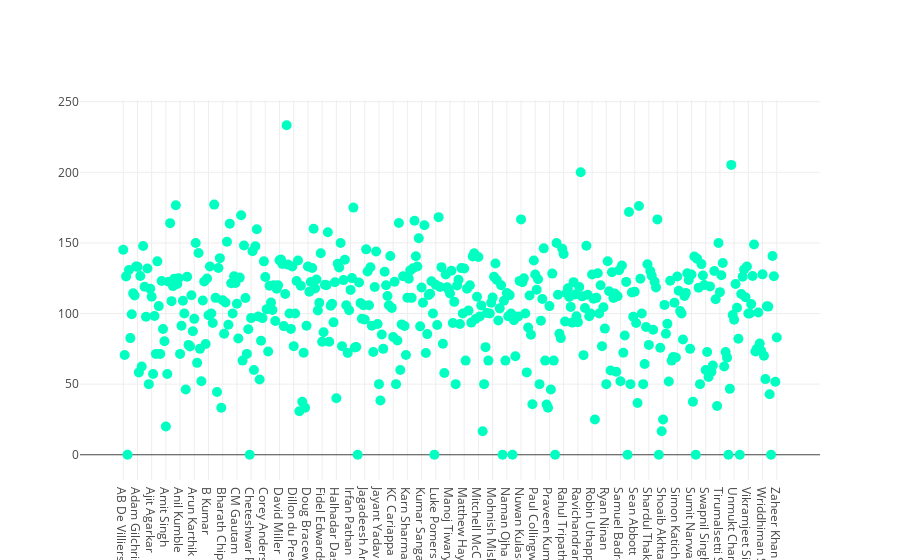

Notebook source saved alongside this figure:
### Code cell
plotly.offline.iplot({
    "data":data
})

### Figure 1 — Plotly figure (JSON) as saved in the notebook; plotly's stock layout.template omitted (floating-point values rounded to 4 significant figures; data arrays with more than 128 entries replaced by an {"elided": "..."} marker saying what was removed)
{"data": [{"line": {"color": "rgb(255,0,0)", "width": 8}, "marker": {"color": "rgb(0, 255, 193)", "size": 10}, "mode": "markers", "type": "scatter", "x": {"elided": "461 str values"}, "y": {"elided": "461 float values"}}], "layout": {}}
